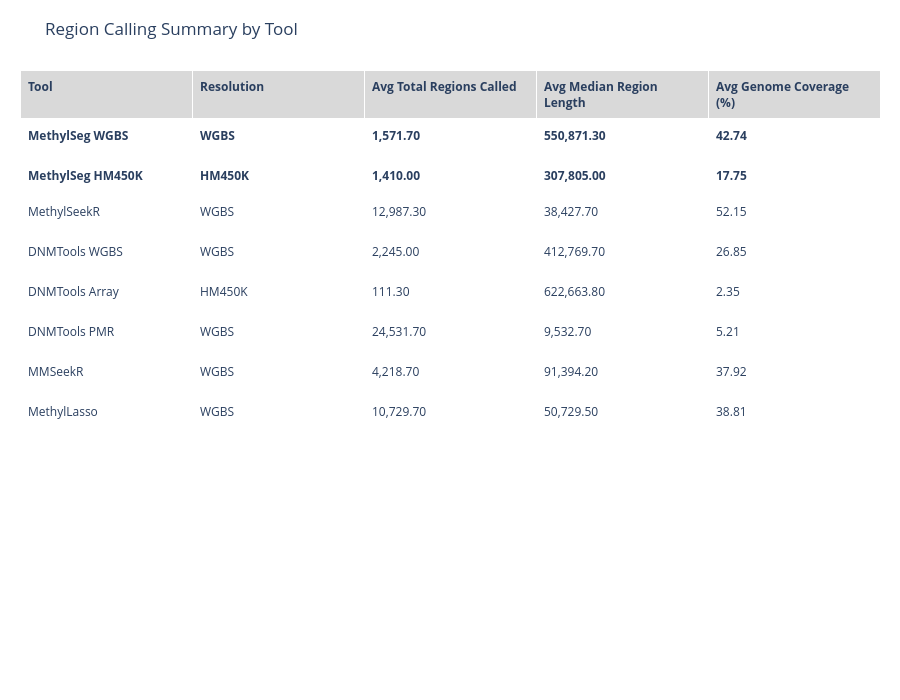

The code cell stored with this chart in its notebook:
### Code cell
region_stats_df = get_region_stats_df().copy()
region_stats_df["tool_normalized"] = region_stats_df["tool"].map(normalize_region_tool_name)
region_stats_df = apply_tool_order(region_stats_df)

summary_table_df = (
    region_stats_df.groupby("tool_normalized", observed=True)
    .agg(
        avg_total_regions_called=("n_regions", "mean"),
        avg_median_region_length=("median_length", "mean"),
        avg_genome_coverage_pct=("genome_coverage_pct", "mean"),
    )
    .reset_index()
)
summary_table_df["Resolution"] = summary_table_df["tool_normalized"].map(RESOLUTION_MAP)
summary_table_df["Tool"] = summary_table_df["tool_normalized"].map(TOOL_LABELS)
summary_table_df = summary_table_df[[
    "Tool",
    "Resolution",
    "avg_total_regions_called",
    "avg_median_region_length",
    "avg_genome_coverage_pct",
]].rename(columns={
    "avg_total_regions_called": "Avg Total Regions Called",
    "avg_median_region_length": "Avg Median Region Length",
    "avg_genome_coverage_pct": "Avg Genome Coverage (%)",
})
summary_table_df = summary_table_df.round({
    "Avg Total Regions Called": 1,
    "Avg Median Region Length": 1,
    "Avg Genome Coverage (%)": 2,
})

summary_table_fig = plot_summary_table(summary_table_df, TABLE_TITLE)
summary_table_fig

### Figure 1 — Plotly figure (JSON) as saved in the notebook; plotly's stock layout.template omitted (floating-point values rounded to 4 significant figures)
{"data": [{"cells": {"align": "left", "fill": {"color": "#FFFFFF"}, "font": {"size": 12}, "height": 40, "values": [["<b>MethylSeg WGBS</b>", "<b>MethylSeg HM450K</b>", "MethylSeekR", "DNMTools WGBS", "DNMTools Array", "DNMTools PMR", "MMSeekR", "MethylLasso"], ["<b>WGBS</b>", "<b>HM450K</b>", "WGBS", "WGBS", "HM450K", "WGBS", "WGBS", "WGBS"], ["<b>1,571.70</b>", "<b>1,410.00</b>", "12,987.30", "2,245.00", "111.30", "24,531.70", "4,218.70", "10,729.70"], ["<b>550,871.30</b>", "<b>307,805.00</b>", "38,427.70", "412,769.70", "622,663.80", "9,532.70", "91,394.20", "50,729.50"], ["<b>42.74</b>", "<b>17.75</b>", "52.15", "26.85", "2.35", "5.21", "37.92", "38.81"]]}, "header": {"align": "left", "fill": {"color": "#D9D9D9"}, "font": {"size": 12}, "height": 44, "values": ["<b>Tool</b>", "<b>Resolution</b>", "<b>Avg Total Regions Called</b>", "<b>Avg Median Region Length</b>", "<b>Avg Genome Coverage (%)</b>"]}, "type": "table"}], "layout": {"height": 700, "margin": {"b": 30, "l": 20, "r": 20, "t": 70}, "title": {"text": "Region Calling Summary by Tool"}}}
